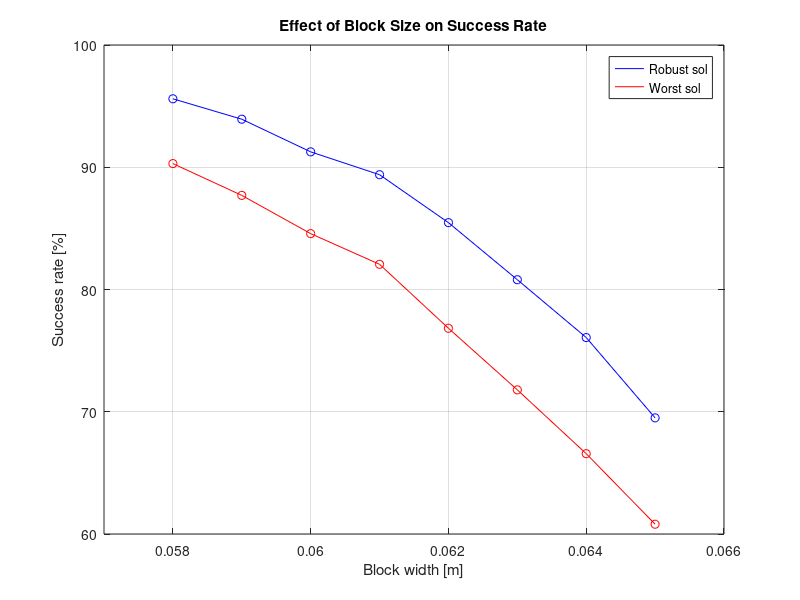

MATLAB code to generate this figure:
clc
clear
close all

% Plotting the statistical results
success_rob = [95.60, 93.93, 91.26, 89.39, 85.47, 80.80, 76.07, 69.50];
success_wor = [90.30, 87.70, 84.57, 82.06, 76.83, 71.79, 66.57, 60.80];
block_sz = 2*[0.029, 0.0295, 0.0300, 0.0305, 0.0310, 0.0315, 0.0320, 0.0325];

plot(block_sz, success_rob, 'b-', block_sz, success_wor, '-r', block_sz, success_rob, 'bo', block_sz, success_wor, 'ro');
xlim([0.057, 0.066])
xlabel('Block width [m]')
ylabel('Success rate [%]')
title('Effect of Block Size on Success Rate')
grid on
legend('Robust sol', 'Worst sol')